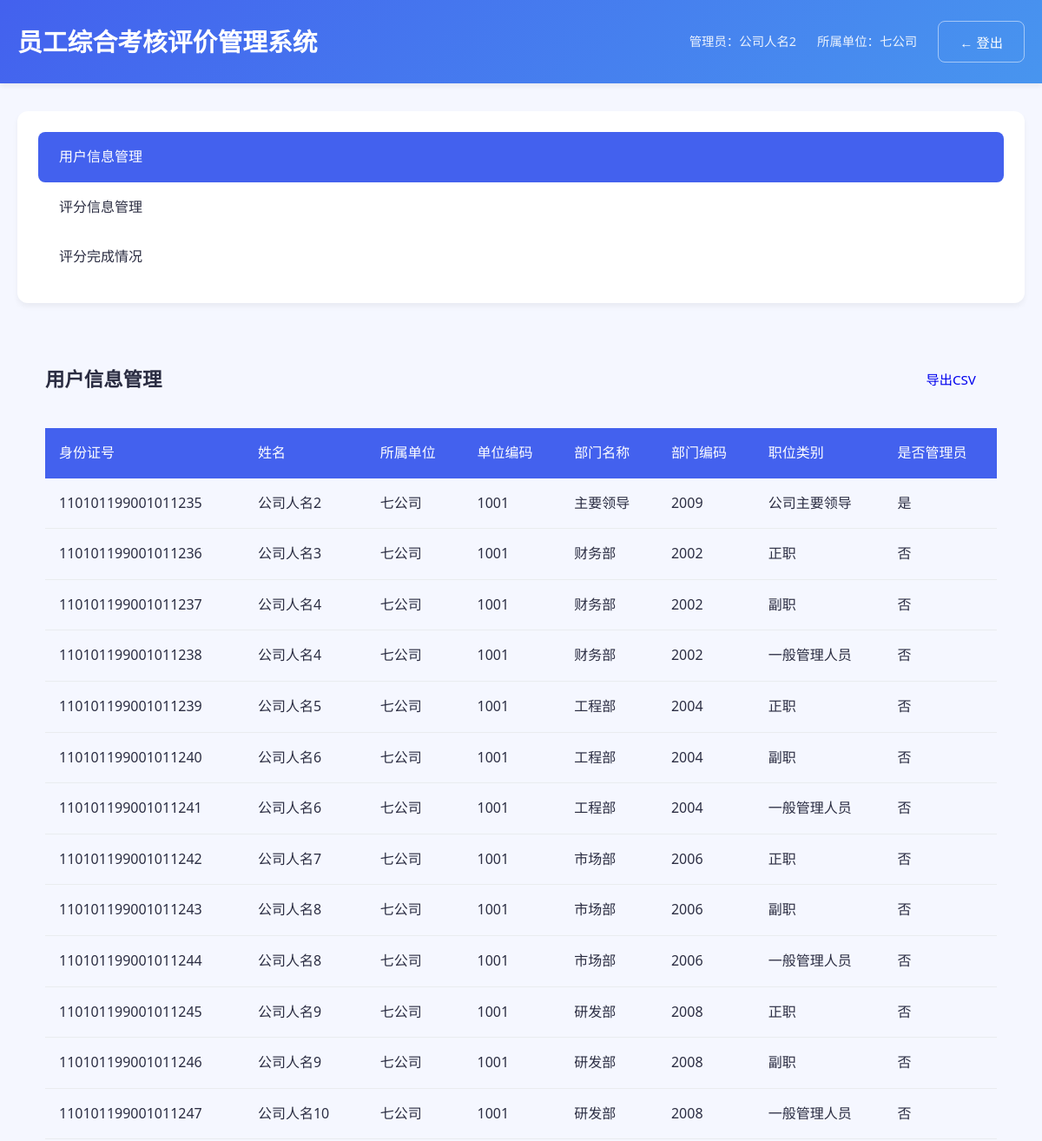
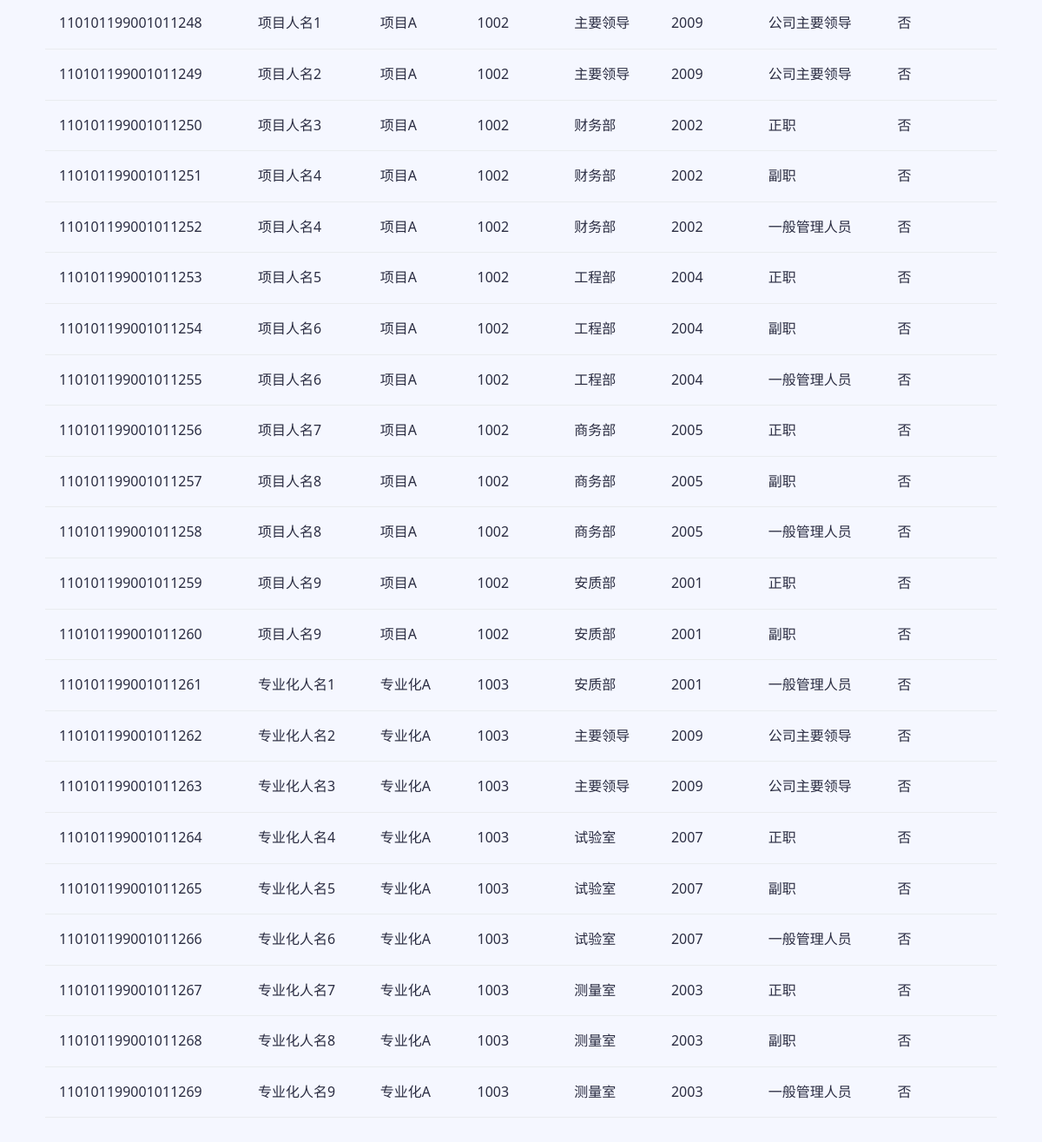
Page /admin (signed in) on the committed database (2 pictures, top to bottom).
### models.py (models this page shows)
class User(Base):
    __tablename__ = 'users'
    id_card = Column(String(18), primary_key=True)  # 身份证号
    name = Column(String(50))                      # 姓名
    company = Column(String(100))                  # 所属单位
    company_code = Column(String(10))              # 单位编码
    department = Column(String(100))               # 部门名称
    department_code = Column(String(10))           # 部门编码
    position_type = Column(String(50))             # 职位类别
    password = Column(String(50))                  # 密码
    is_admin = Column(Boolean)                     # 是否管理员

### app.py (the view)
@app.route('/admin')
@admin_required
def admin_portal():
    if not session.get('is_admin'):
        return redirect('/')
    db_session = Session()
    admin_id = session.get('user_id')
    admin = db_session.query(User).filter_by(id_card=admin_id).first()
    users = db_session.query(User).all()
    scores = db_session.query(Score).all()
    db_session = Session()
    companies = db_session.query(User.company).distinct().all()
    all_raters = db_session.query(Score.rater_id).distinct().all()
    completed_raters = db_session.query(Score.rater_id).distinct().filter(Score.status == '已评分').all()
    company_stats = []
    for company in companies:
        company_name = company[0]
        company_users = db_session.query(User.id_card).filter(User.company == company_name).all()
        company_user_ids = [user[0] for user in company_users]
        total_users = len(company_user_ids)
        completed_count = db_session.query(Score.rater_id).distinct().filter(
            Score.status == '已评分',
            Score.rater_id.in_(company_user_ids)
        ).count()
        completion_rate = (completed_count / total_users * 100) if total_users > 0 else 0
        company_stats.append({
            'company': company_name,
            'total_users': total_users,
            'completed': completed_count,
            'pending': total_users - completed_count,
            'completion_rate': completion_rate
        })
    company_stats.sort(key=lambda x: x['completion_rate'], reverse=True)
    for i, stat in enumerate(company_stats, 1):
        stat['rank'] = i
    db_session.close()
    company_stats_json = json.dumps(company_stats)
    return render_template('admin.html',
                         users=users,
                         scores=scores,
                         admin=admin,
                         company_stats=company_stats,
                         company_stats_json=company_stats_json)

### app.py (called while the page is built)
def admin_required(f):
    @wraps(f)
    def decorated_function(*args, **kwargs):
        if not session.get('is_admin'):
            return redirect('/')
        return f(*args, **kwargs)
    return decorated_function

### templates/admin.html (shortened to what this page needs)
<!DOCTYPE html>
<html lang="zh-CN">
<head>
</head>
<body>
    <div class="header">
        <div class="header-content">
            <h1>员工综合考核评价管理系统</h1>
            <div class="admin-info">
                <span>管理员：{{ admin.name }}</span>
                <span>所属单位：{{ admin.company }}</span>
                <button class="btn btn-outline" onclick="handleLogout()">
                    ← 登出
                </button>
            </div>
        </div>
    </div>
    <div class="layout">
        <div class="sidebar">
            <div class="nav-item active" onclick="showContent('users')">
                <span>用户信息管理</span>
            </div>
            <div class="nav-item" onclick="showContent('scores')">
                <span>评分信息管理</span>
            </div>
            <div class="nav-item" onclick="showContent('dashboard')">
                <span>评分完成情况</span>
            </div>
        </div>
        <div class="main-content" id="content-users" style="display: block;">
            <div class="content-header">
                <h2 class="content-title">用户信息管理</h2>
                <div class="action-bar">
                    <a href="/export_users" class="btn btn-primary">
                        导出CSV
                    </a>
                </div>
            </div>
            <div class="table-responsive">
                <table class="data-table">
                    <thead>
                        <tr>
                            <th>身份证号</th>
                            <th>姓名</th>
                            <th>所属单位</th>
                            <th>单位编码</th>
                            <th>部门名称</th>
                            <th>部门编码</th>
                            <th>职位类别</th>
                            <th>是否管理员</th>
                        </tr>
                    </thead>
                    <tbody>
                        {% for user in users %}
                        <tr data-id="{{ user.id_card }}">
                            <td>{{ user.id_card }}</td>
                            <td>{{ user.name }}</td>
                            <td>{{ user.company }}</td>
                            <td>{{ user.company_code }}</td>
                            <td>{{ user.department }}</td>
                            <td>{{ user.department_code }}</td>
                            <td>{{ user.position_type }}</td>
                            <td>{{ '是' if user.is_admin else '否' }}</td>
                        </tr>
                        {% endfor %}
                    </tbody>
                </table>
            </div>
        </div>
    </div>
</body>
</html>

### templates/admin.html (style rules this page uses)
:root { --primary-color: #4361ee; --primary-hover: #3a56d4; --text-color: #2b2d42; --light-bg: #f8f9fa; --border-color: #e9ecef; --shadow: 0 4px 6px rgba(0, 0, 0, 0.05); --transition: all 0.25s cubic-bezier(0.645, 0.045, 0.355, 1); }
* { margin: 0; padding: 0; box-sizing: border-box; }
body { font-family: 'Segoe UI', system-ui, -apple-system, sans-serif; color: var(--text-color); background-color: #f5f7ff; line-height: 1.6; }
.header { background: linear-gradient(135deg, var(--primary-color), #4895ef); color: white; padding: 1.5rem 0; margin-bottom: 2rem; box-shadow: var(--shadow); }
.header-content { display: flex; justify-content: space-between; align-items: center; max-width: 1400px; margin: 0 auto; padding: 0 20px; }
.header h1 { margin: 0; font-size: 1.8rem; font-weight: 600; }
.admin-info { display: flex; align-items: center; gap: 1.5rem; }
.admin-info span { font-size: 0.9rem; opacity: 0.9; }
.btn { display: inline-flex; align-items: center; justify-content: center; padding: 0.75rem 1.5rem; border-radius: 8px; font-weight: 500; cursor: pointer; transition: var(--transition); text-decoration: none; border: none; font-size: 0.95rem; }
.btn-outline { background-color: transparent; color: white; border: 1px solid rgba(255,255,255,0.5); }
.layout { display: flex; min-height: calc(100vh - 100px); max-width: 1400px; margin: 0 auto; padding: 0 20px; }
.sidebar { width: 250px; background: white; border-radius: 12px; box-shadow: var(--shadow); padding: 1.5rem; margin-right: 2rem; }
.nav-item { display: flex; align-items: center; padding: 1rem; border-radius: 8px; cursor: pointer; transition: var(--transition); color: var(--text-color); text-decoration: none; }
.nav-item.active { background-color: var(--primary-color); color: white; }
.main-content { flex: 1; padding: 2rem; background-color: var(--bg-color); }
.content-header { display: flex; justify-content: space-between; align-items: center; margin-bottom: 2rem; }
.content-title { font-size: 1.4rem; font-weight: 600; }
.action-bar { display: flex; gap: 1rem; }
.table-responsive { overflow-x: auto; }
.data-table { width: 100%; border-collapse: separate; border-spacing: 0; border-radius: 8px; overflow: auto; }
.data-table th { background-color: var(--primary-color); color: white; padding: 1rem; text-align: left; font-weight: 500; white-space: nowrap; }
.data-table td { padding: 1rem; border-bottom: 1px solid var(--border-color); white-space: normal; }
@media (max-width: 1200px) { .layout { flex-direction: column; } }
@media (max-width: 1200px) { .sidebar { width: 100%; margin-right: 0; margin-bottom: 2rem; } }
@media (max-width: 1200px) { .nav-item { padding: 1rem 1.5rem; } }

### rows in the picture
User: name "公司人名2", company "七公司", id_card "110101199001011235", company_code "1001", department "主要领导", department_code "2009", position_type "公司主要领导", is_admin "是"
User: id_card "110101199001011236", name "公司人名3", company "七公司", company_code "1001", department "财务部", department_code "2002", position_type "正职", is_admin "否"
User: id_card "110101199001011237", name "公司人名4", company "七公司", company_code "1001", department "财务部", department_code "2002", position_type "副职", is_admin "否"
User: id_card "110101199001011238", name "公司人名4", company "七公司", company_code "1001", department "财务部", department_code "2002", position_type "一般管理人员", is_admin "否"
User: id_card "110101199001011239", name "公司人名5", company "七公司", company_code "1001", department "工程部", department_code "2004", position_type "正职", is_admin "否"
User: id_card "110101199001011240", name "公司人名6", company "七公司", company_code "1001", department "工程部", department_code "2004", position_type "副职", is_admin "否"
User: id_card "110101199001011241", name "公司人名6", company "七公司", company_code "1001", department "工程部", department_code "2004", position_type "一般管理人员", is_admin "否"
User: id_card "110101199001011242", name "公司人名7", company "七公司", company_code "1001", department "市场部", department_code "2006", position_type "正职", is_admin "否"
User: id_card "110101199001011243", name "公司人名8", company "七公司", company_code "1001", department "市场部", department_code "2006", position_type "副职", is_admin "否"
User: id_card "110101199001011244", name "公司人名8", company "七公司", company_code "1001", department "市场部", department_code "2006", position_type "一般管理人员", is_admin "否"
User: id_card "110101199001011245", name "公司人名9", company "七公司", company_code "1001", department "研发部", department_code "2008", position_type "正职", is_admin "否"
User: id_card "110101199001011246", name "公司人名9", company "七公司", company_code "1001", department "研发部", department_code "2008", position_type "副职", is_admin "否"
User: id_card "110101199001011247", name "公司人名10", company "七公司", company_code "1001", department "研发部", department_code "2008", position_type "一般管理人员", is_admin "否"
User: id_card "110101199001011248", name "项目人名1", company "项目A", company_code "1002", department "主要领导", department_code "2009", position_type "公司主要领导", is_admin "否"
User: id_card "110101199001011249", name "项目人名2", company "项目A", company_code "1002", department "主要领导", department_code "2009", position_type "公司主要领导", is_admin "否"
User: id_card "110101199001011250", name "项目人名3", company "项目A", company_code "1002", department "财务部", department_code "2002", position_type "正职", is_admin "否"
User: id_card "110101199001011251", name "项目人名4", company "项目A", company_code "1002", department "财务部", department_code "2002", position_type "副职", is_admin "否"
User: id_card "110101199001011252", name "项目人名4", company "项目A", company_code "1002", department "财务部", department_code "2002", position_type "一般管理人员", is_admin "否"
User: id_card "110101199001011253", name "项目人名5", company "项目A", company_code "1002", department "工程部", department_code "2004", position_type "正职", is_admin "否"
User: id_card "110101199001011254", name "项目人名6", company "项目A", company_code "1002", department "工程部", department_code "2004", position_type "副职", is_admin "否"
User: id_card "110101199001011255", name "项目人名6", company "项目A", company_code "1002", department "工程部", department_code "2004", position_type "一般管理人员", is_admin "否"
User: id_card "110101199001011256", name "项目人名7", company "项目A", company_code "1002", department "商务部", department_code "2005", position_type "正职", is_admin "否"
User: id_card "110101199001011257", name "项目人名8", company "项目A", company_code "1002", department "商务部", department_code "2005", position_type "副职", is_admin "否"
User: id_card "110101199001011258", name "项目人名8", company "项目A", company_code "1002", department "商务部", department_code "2005", position_type "一般管理人员", is_admin "否"
User: id_card "110101199001011259", name "项目人名9", company "项目A", company_code "1002", department "安质部", department_code "2001", position_type "正职", is_admin "否"
User: id_card "110101199001011260", name "项目人名9", company "项目A", company_code "1002", department "安质部", department_code "2001", position_type "副职", is_admin "否"
User: id_card "110101199001011261", name "专业化人名1", company "专业化A", company_code "1003", department "安质部", department_code "2001", position_type "一般管理人员", is_admin "否"
User: id_card "110101199001011262", name "专业化人名2", company "专业化A", company_code "1003", department "主要领导", department_code "2009", position_type "公司主要领导", is_admin "否"
User: id_card "110101199001011263", name "专业化人名3", company "专业化A", company_code "1003", department "主要领导", department_code "2009", position_type "公司主要领导", is_admin "否"
User: id_card "110101199001011264", name "专业化人名4", company "专业化A", company_code "1003", department "试验室", department_code "2007", position_type "正职", is_admin "否"
User: id_card "110101199001011265", name "专业化人名5", company "专业化A", company_code "1003", department "试验室", department_code "2007", position_type "副职", is_admin "否"
User: id_card "110101199001011266", name "专业化人名6", company "专业化A", company_code "1003", department "试验室", department_code "2007", position_type "一般管理人员", is_admin "否"
User: id_card "110101199001011267", name "专业化人名7", company "专业化A", company_code "1003", department "测量室", department_code "2003", position_type "正职", is_admin "否"
User: id_card "110101199001011268", name "专业化人名8", company "专业化A", company_code "1003", department "测量室", department_code "2003", position_type "副职", is_admin "否"
User: id_card "110101199001011269", name "专业化人名9", company "专业化A", company_code "1003", department "测量室", department_code "2003", position_type "一般管理人员", is_admin "否"
